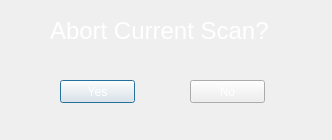
<?xml version="1.0" encoding="UTF-8"?>
<ui version="4.0">
 <class>AbortWarningDialog</class>
 <widget class="QDialog" name="AbortWarningDialog">
  <property name="geometry">
   <rect>
    <x>0</x>
    <y>0</y>
    <width>332</width>
    <height>140</height>
   </rect>
  </property>
  <property name="windowTitle">
   <string>Dialog</string>
  </property>
  <property name="styleSheet">
   <string notr="true">background-image: url(:/images/background.png);</string>
  </property>
  <widget class="QPushButton" name="pushButton">
   <property name="geometry">
    <rect>
     <x>60</x>
     <y>80</y>
     <width>75</width>
     <height>23</height>
    </rect>
   </property>
   <property name="styleSheet">
    <string notr="true">color: rgb(255, 255, 255);</string>
   </property>
   <property name="text">
    <string>Yes</string>
   </property>
  </widget>
  <widget class="QPushButton" name="pushButton_2">
   <property name="geometry">
    <rect>
     <x>190</x>
     <y>80</y>
     <width>75</width>
     <height>23</height>
    </rect>
   </property>
   <property name="styleSheet">
    <string notr="true">color: rgb(255, 255, 255);</string>
   </property>
   <property name="text">
    <string>No</string>
   </property>
  </widget>
  <widget class="QLabel" name="label">
   <property name="geometry">
    <rect>
     <x>50</x>
     <y>20</y>
     <width>221</width>
     <height>21</height>
    </rect>
   </property>
   <property name="font">
    <font>
     <pointsize>18</pointsize>
    </font>
   </property>
   <property name="styleSheet">
    <string notr="true">color: rgb(255, 255, 255);</string>
   </property>
   <property name="text">
    <string>Abort Current Scan?</string>
   </property>
  </widget>
 </widget>
 <resources/>
 <connections/>
</ui>
